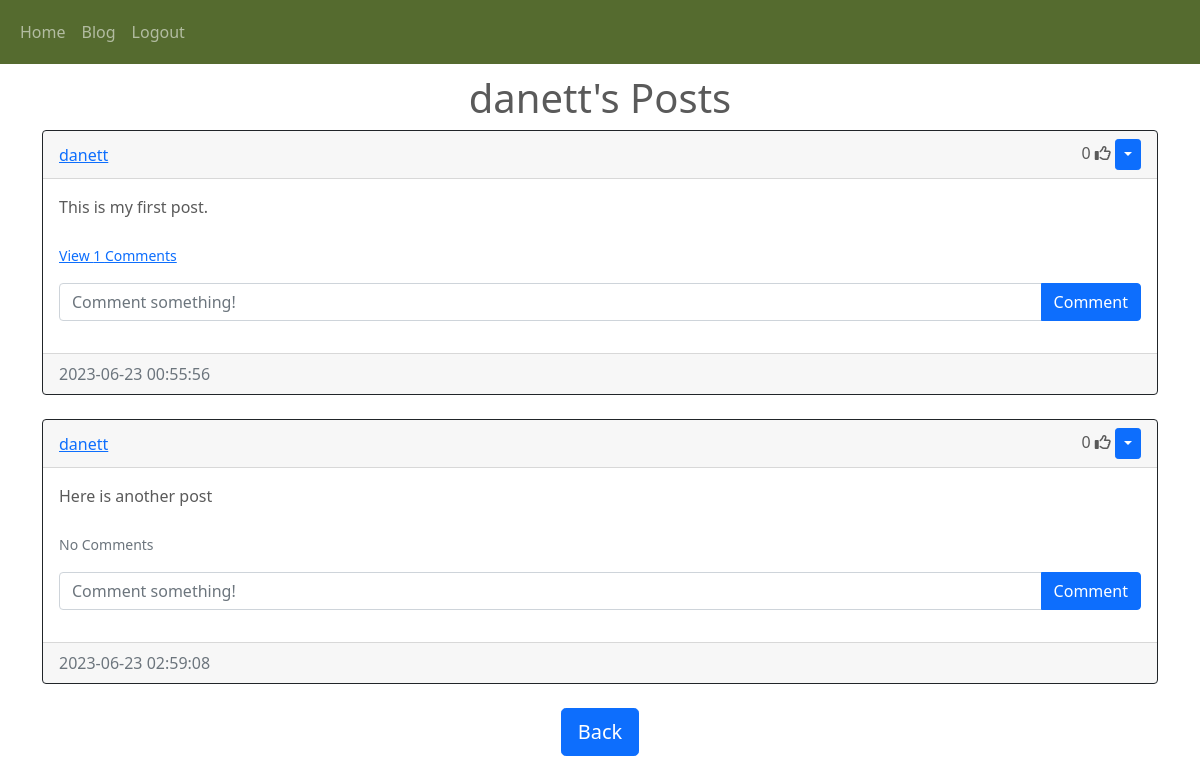
The page /posts/danett (signed in) on the database its author committed.
### website/models.py (models this page shows)
class User(db.Model, UserMixin):
    id = db.Column(db.Integer, primary_key=True)
    email = db.Column(db.String(150), unique=True)
    username = db.Column(db.String(150), unique=True)
    password = db.Column(db.String(150))
    date_created = db.Column(db.DateTime(timezone=True), default=func.now())
    posts = db.relationship('Post', backref='user', passive_deletes=True)
    comments = db.relationship('Comment', backref='user', passive_deletes=True)
    likes = db.relationship('Like', backref='user', passive_deletes=True)

class Post(db.Model):
    id = db.Column(db.Integer, primary_key=True)
    text = db.Column(db.Text, nullable=False)
    date_created = db.Column(db.DateTime(timezone=True), default=func.now())
    author = db.Column(db.Integer, db.ForeignKey(
        'user.id', ondelete="CASCADE"), nullable=False)  # Foreign key referencing the User who authored the post
    comments = db.relationship('Comment', backref='post', passive_deletes=True)
    likes = db.relationship('Like', backref='post', passive_deletes=True)

### website/views.py (the view)
@views.route("/posts/<username>")
@login_required
def posts(username):
    user = User.query.filter_by(username=username).first() # Find the user by their username
    if not user:
        flash('No user with that username exists.', category='error')
        return redirect(url_for('views.blog'))
    posts = user.posts # Get all posts by the user
    return render_template("posts.html", user=current_user, posts=posts, username=username)

### website/__init__.py (called while the page is built)
def create_app():
    app = Flask(__name__) # Create a Flask application instance
    app.config['SECRET_KEY'] = "helloworld"
    app.config['SQLALCHEMY_DATABASE_URI'] = f'sqlite:///{DB_NAME}'
    db.init_app(app)
    from .views import views # (Relative) import inside the python package
    from .auth import auth
    app.register_blueprint(views, url_prefix="/") # Register the views Blueprint with the application
    app.register_blueprint(auth, url_prefix="/")
    from .models import User, Post, Comment, Like
    with app.app_context():
        db.create_all()
        print("Created Database!")
    login_manager = LoginManager()
    login_manager.login_view = "auth.login" # Redirects to Login page
    login_manager.init_app(app)
    @login_manager.user_loader
    def load_user(id):
        return User.query.get(int(id))
    return app # Return the created application instance

### website/templates/posts.html (shortened to what this page needs)
{% extends "posts_div.html" %}  {% block header %} {{username}}'s Posts {% endblock %} {% block footer %}
    <div align="center">
      <a href="/home"
        ><button type="button" class="btn btn-primary btn-lg">Back</button></a
      >
    </div>
    {% endblock %}

### website/templates/posts_div.html (shortened to what this page needs)
{% extends "base.html" %} {% block title %}Home{% endblock %} {% block content
  %}
  <h1 align="center">{% block header %}Posts{% endblock %}</h1>
  <div id="posts">
    {% for post in posts %}
    <div class="card border-dark">
      <div class="card-header d-flex justify-content-between align-items-center">
        <a href="/posts/{{post.user.username}}">{{post.user.username}}</a>
        <div>
          <span id="likes-count-{{post.id}}">
          {{ post.likes|length }}</span>
          {% if user.id in post.likes|map(attribute="author")|list %}
          <i
            class="fas fa-thumbs-up"
            id="like-button-{{post.id}}"
            onclick="like({{post.id}})"
          ></i>
          {% else %}
          <i
            class="far fa-thumbs-up"
            id="like-button-{{post.id}}"
            onclick="like({{post.id}})"
          ></i>
          {% endif %} {% if user.id == post.author %}
          <div class="btn-group">
            <button
              type="button"
              class="btn btn-sm btn-primary dropdown-toggle"
              data-bs-toggle="dropdown"
            ></button>
        </div>
        {% endif %}
        </div>
      </div>
      <div class="card-body">
        <div class="card-text">{{post.text}}</div>
        <br />
        <p class="card-text">
          {% if post.comments|length > 0 %}
          <a data-bs-toggle="collapse" href="#comments-{{post.id}}" role="button">
            <small>View {{post.comments|length}} Comments</small>
          </a>
          {% else %}
          <small class="text-muted">No Comments</small>
          {% endif %}
        </p>
        <form
          class="input-group mb-3"
          method="POST"
          action="/create-comment/{{post.id}}"
        >
          <input
            type="text"
            id="text"
            name="text"
            class="form-control"
            placeholder="Comment something!"
          />
          <button type="submit" class="btn btn-primary">Comment</button>
        </form>
      </div>
      <div class="card-footer text-muted">{{post.date_created}}</div>
    </div>
    <br /> {% endfor %}
  </div>
  {% block footer %}{% endblock %} {% endblock %}

### website/templates/base.html (shortened to what this page needs)
<!DOCTYPE html>
<html lang="en">
  <head>
    <link
      href="https://cdn.jsdelivr.net/npm/bootstrap@5.0.2/dist/css/bootstrap.min.css"
      rel="stylesheet"
    />
    <link rel="stylesheet" type="text/css" href="{{ url_for('static', filename='styles.css') }}">
  </head>
  <body>
    <nav class="navbar navbar-expand-lg navbar-dark sticky-lg-top">
      <div class="container-fluid">
        <div class="collapse navbar-collapse" id="navbar">
          <div class="navbar-nav">
            <a class="nav-item nav-link" href="/home">Home</a>
            {% if user.is_authenticated %}
            <a class="nav-item nav-link" href="/blog">Blog</a>
            <a class="nav-item nav-link" href="/logout">Logout</a>
            {% else %}
            <a class="nav-item nav-link" href="/login">Login</a>
            <a class="nav-item nav-link" href="/sign-up">Sign Up</a>
            {% endif %}
          </div>
        </div>
      </div>
    </nav>
    <div class="container">{% block content %}{% endblock %}</div>
  </body>
</html>

### website/static/styles.css (style rules this page uses)
body { color: #5a5a5a; }
.navbar { background-color: #556B2F; height: 4rem; margin-bottom: 10px; }

### rows shown on the page
User: username "danett"
Post: user.username "danett", likes|length "0", text "This is my first post.", comments|length "1", date_created "2023-06-23 00:55:56"
Post: user.username "danett", likes|length "0", text "Here is another post", shows "No Comments", date_created "2023-06-23 02:59:08"
